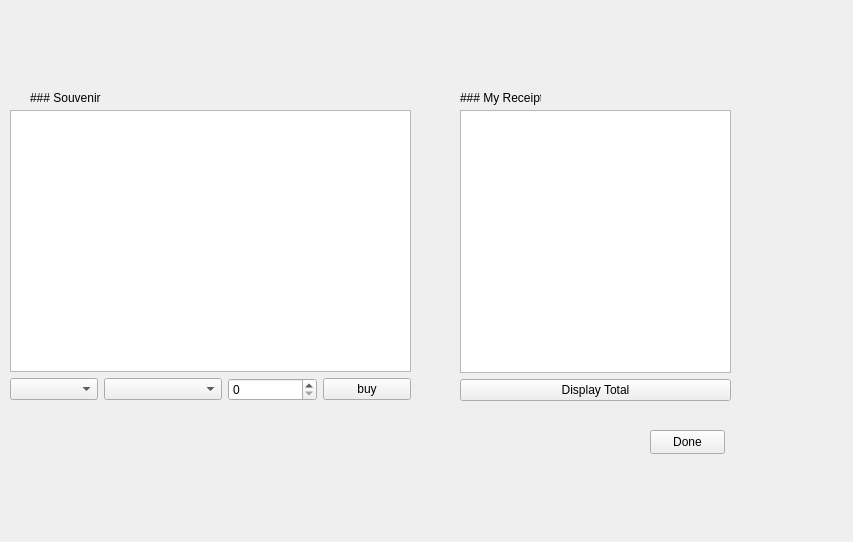
<?xml version="1.0" encoding="UTF-8"?>
<ui version="4.0">
 <class>TripProgressWidget</class>
 <widget class="QWidget" name="TripProgressWidget">
  <property name="geometry">
   <rect>
    <x>0</x>
    <y>0</y>
    <width>853</width>
    <height>542</height>
   </rect>
  </property>
  <property name="windowTitle">
   <string>Form</string>
  </property>
  <widget class="QLabel" name="label_souvenir">
   <property name="geometry">
    <rect>
     <x>30</x>
     <y>90</y>
     <width>71</width>
     <height>16</height>
    </rect>
   </property>
   <property name="text">
    <string>### Souvenirs</string>
   </property>
   <property name="textFormat">
    <enum>Qt::MarkdownText</enum>
   </property>
  </widget>
  <widget class="QLabel" name="label_receipt">
   <property name="geometry">
    <rect>
     <x>460</x>
     <y>90</y>
     <width>81</width>
     <height>16</height>
    </rect>
   </property>
   <property name="text">
    <string>### My Receipt</string>
   </property>
   <property name="textFormat">
    <enum>Qt::MarkdownText</enum>
   </property>
  </widget>
  <widget class="QWidget" name="verticalLayoutWidget">
   <property name="geometry">
    <rect>
     <x>10</x>
     <y>110</y>
     <width>401</width>
     <height>291</height>
    </rect>
   </property>
   <layout class="QVBoxLayout" name="verticalLayout">
    <item>
     <widget class="QTableView" name="souvenirTable"/>
    </item>
    <item>
     <layout class="QHBoxLayout" name="horizontalLayout">
      <item>
       <widget class="QComboBox" name="comboBox"/>
      </item>
      <item>
       <widget class="QComboBox" name="comboBox_souvenirs">
        <property name="acceptDrops">
         <bool>false</bool>
        </property>
        <property name="placeholderText">
         <string>no item selected</string>
        </property>
       </widget>
      </item>
      <item>
       <widget class="QSpinBox" name="spinBox_quantity"/>
      </item>
      <item>
       <widget class="QPushButton" name="pushButton_buy">
        <property name="text">
         <string>buy</string>
        </property>
       </widget>
      </item>
     </layout>
    </item>
   </layout>
  </widget>
  <widget class="QPushButton" name="pushButton_done">
   <property name="geometry">
    <rect>
     <x>650</x>
     <y>430</y>
     <width>75</width>
     <height>24</height>
    </rect>
   </property>
   <property name="text">
    <string>Done</string>
   </property>
  </widget>
  <widget class="QWidget" name="verticalLayoutWidget_2">
   <property name="geometry">
    <rect>
     <x>460</x>
     <y>110</y>
     <width>271</width>
     <height>291</height>
    </rect>
   </property>
   <layout class="QVBoxLayout" name="verticalLayout_2">
    <item>
     <widget class="QTextBrowser" name="tripReceipt"/>
    </item>
    <item>
     <widget class="QPushButton" name="pushButton_total">
      <property name="text">
       <string>Display Total</string>
      </property>
     </widget>
    </item>
   </layout>
  </widget>
 </widget>
 <resources/>
 <connections/>
</ui>
